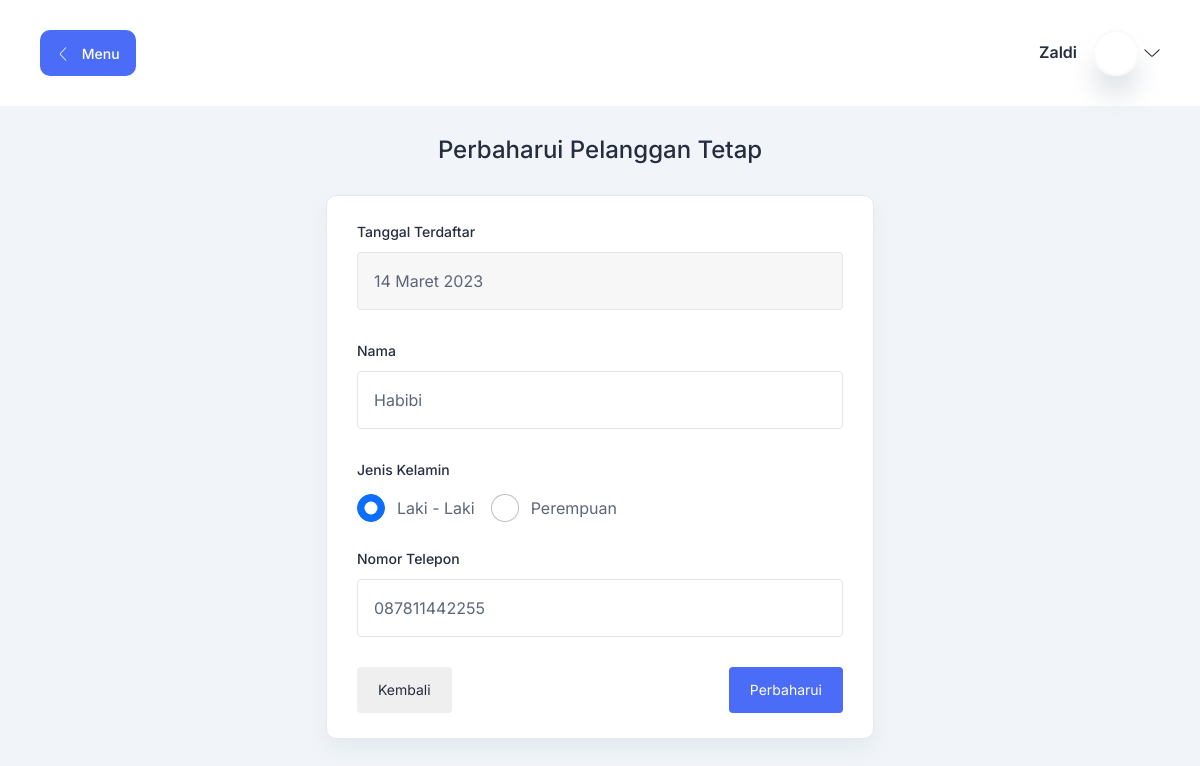
The app's page /index.php?h=ubah_pelanggan&id=1 (signed in) with its own data.
### tables this page shows
CREATE TABLE `pelanggan`(
    `id` BIGINT UNSIGNED AUTO_INCREMENT,
    `nama` VARCHAR(255),
    `nomor_telepon` VARCHAR(255),
    `email` VARCHAR(255),
    `jenis_kelamin` VARCHAR(255),
    `tanggal_terdaftar` DATE,
    PRIMARY KEY (`id`) 
);

### database/connection.php (called while the page is built, shortened)
<?php
function indonesiaDate($date)
{
  $tanggal = explode('-', $date)[2];
  $bulan = explode('-', $date)[1];
  $tahun = explode('-', $date)[0];
  return $tanggal . ' ' . MONTH_IN_INDONESIA[$bulan - 1] . ' ' . $tahun;
}

### halaman/pelanggan/ubah.php (the view, shortened to what this page needs)
<?php
$data = $conn->query("SELECT * FROM pelanggan WHERE id=" . $_GET['id'])->fetch_assoc();
?>
<section class="tab-components">
    <div class="container-fluid">
        <div class="title-wrapper pt-30">
            <div class="row align-items-center">
                <div class="col-md-12 text-center">
                    <div class="title mb-30">
                        <h3>Perbaharui Pelanggan Tetap</h3>
                    </div>
                </div>
            </div>
        </div>
        <div class="form-layout-wrapper">
            <div class="row justify-content-center">
                <div class="col-12 col-md-6">
                    <div class="card-style mb-30">
                        <form action="" method="POST">
                            <div class="row">
                                <div class="col-12">
                                    <div class="input-style-1">
                                        <label>Tanggal Terdaftar</label>
                                        <input type="text" value="<?= indonesiaDate($data['tanggal_terdaftar']); ?>" disabled />
                                    </div>
                                </div>
                                <div class="col-12">
                                    <div class="input-style-1">
                                        <label>Nama</label>
                                        <input type="text" class="bg-transparent" name="nama" autocomplete="off" value="<?= $data['nama']; ?>" required />
                                    </div>
                                </div>
                                <div class="col-12">
                                    <div class="input-style-1 mb-0">
                                        <label>Jenis Kelamin</label>
                                    </div>
                                    <div class="d-flex gap-3 mb-4">
                                        <div class="form-check radio-style">
                                            <input class="form-check-input" name="jenis_kelamin" type="radio" <?= $data['jenis_kelamin'] == 'Laki - Laki' ? 'checked' : ''; ?> value="Laki - Laki" id="male" />
                                            <label class="form-check-label" for="male"> Laki - Laki</label>
                                        </div>
                                        <div class="form-check radio-style">
                                            <input class="form-check-input" name="jenis_kelamin" type="radio" <?= $data['jenis_kelamin'] == 'Perempuan' ? 'checked' : ''; ?> value="Perempuan" id="female" />
                                            <label class="form-check-label" for="female"> Perempuan</label>
                                        </div>
                                    </div>
                                </div>
                                <div class="col-12">
                                    <div class="input-style-1">
                                        <label>Nomor Telepon</label>
                                        <input type="text" class="bg-transparent" name="nomor_telepon" autocomplete="off" value="<?= $data['nomor_telepon']; ?>" required />
                                    </div>
                                </div>
                                <div class="col-12 d-flex justify-content-between">
                                    <?php if ($_SESSION['user']['status'] == 'KASIR') : ?>
                                        <a href="?h=pelanggan" class="main-btn btn-sm light-btn btn-hover">Kembali</a>
                                    <?php else : ?>
                                        <a href="?h1=pelanggan" class="main-btn btn-sm light-btn btn-hover">Kembali</a>
                                    <?php endif; ?>
                                    <button name="submit" class="main-btn btn-sm primary-btn btn-hover">Perbaharui</button>
                                </div>
                            </div>
                        </form>
                    </div>
                </div>
            </div>
        </div>
    </div>
</section>

### assets/css/fullcalendar.css (style rules this page uses)
:root { --fc-daygrid-event-dot-width: 8px; }
:root { --fc-list-event-dot-width: 10px; --fc-list-event-hover-bg-color: #f5f5f5; }

### records on screen
pelanggan: tanggal_terdaftar "14 Maret 2023", nama "Habibi", jenis_kelamin "☑ Laki - Laki", jenis_kelamin "☐ Perempuan", nomor_telepon "087811442255"

### other values on screen
$_SESSION['user']['nama'] "Zaldi"
